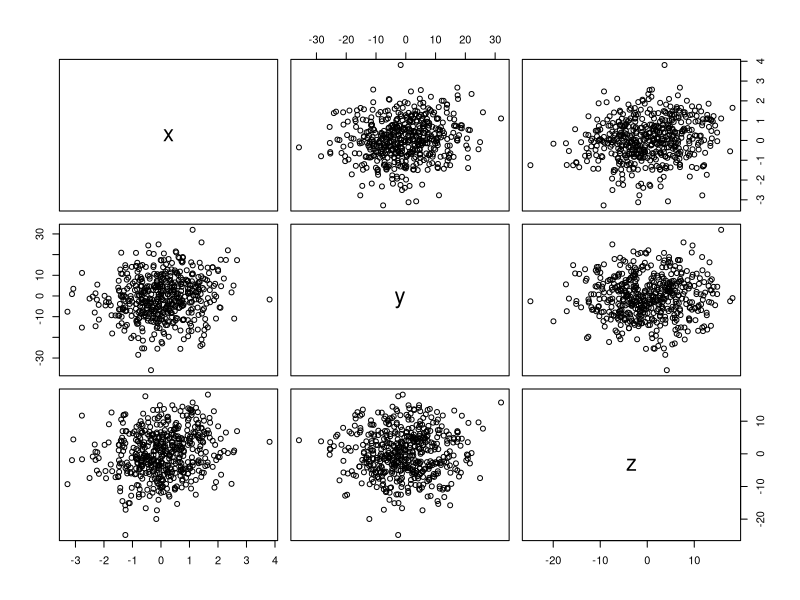

R code for this plot:
# create sample_data 
x <- rnorm(500) 
y <- x + rnorm(500, 0, 10) 
z <- x - rnorm(500, 0, 7) 

sample_data <- data.frame(x, y, z) 

#create pairs plot 
pairs( sample_data )

